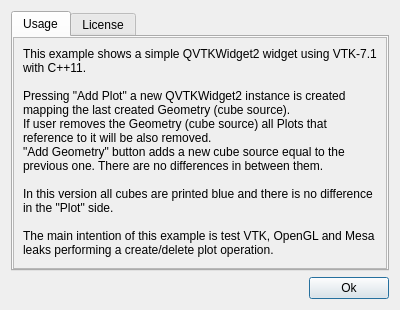
<?xml version="1.0" encoding="UTF-8"?>
<ui version="4.0">
 <class>AboutDialog</class>
 <widget class="QDialog" name="AboutDialog">
  <property name="geometry">
   <rect>
    <x>0</x>
    <y>0</y>
    <width>400</width>
    <height>310</height>
   </rect>
  </property>
  <property name="sizePolicy">
   <sizepolicy hsizetype="Fixed" vsizetype="Fixed">
    <horstretch>0</horstretch>
    <verstretch>0</verstretch>
   </sizepolicy>
  </property>
  <property name="windowTitle">
   <string>About</string>
  </property>
  <layout class="QVBoxLayout" name="verticalLayout">
   <item>
    <widget class="QTabWidget" name="tabWidget">
     <property name="currentIndex">
      <number>0</number>
     </property>
     <widget class="QWidget" name="tab">
      <attribute name="title">
       <string>Usage</string>
      </attribute>
      <layout class="QVBoxLayout" name="verticalLayout_5">
       <property name="leftMargin">
        <number>0</number>
       </property>
       <property name="topMargin">
        <number>0</number>
       </property>
       <property name="rightMargin">
        <number>0</number>
       </property>
       <property name="bottomMargin">
        <number>0</number>
       </property>
       <item>
        <widget class="QScrollArea" name="scrollArea_2">
         <property name="widgetResizable">
          <bool>true</bool>
         </property>
         <widget class="QWidget" name="scrollAreaWidgetContents_2">
          <property name="geometry">
           <rect>
            <x>0</x>
            <y>0</y>
            <width>362</width>
            <height>270</height>
           </rect>
          </property>
          <layout class="QVBoxLayout" name="verticalLayout_2">
           <item>
            <widget class="QLabel" name="label">
             <property name="text">
              <string>This example shows a simple QVTKWidget2 widget using VTK-7.1 with C++11.

Pressing &quot;Add Plot&quot; a new QVTKWidget2 instance is created mapping the last created Geometry (cube source).
If user removes the Geometry (cube source) all Plots that reference to it will be also removed.
&quot;Add Geometry&quot; button adds a new cube source equal to the previous one. There are no differences in between them.

In this version all cubes are printed blue and there is no difference in the &quot;Plot&quot; side.

The main intention of this example is test VTK, OpenGL and Mesa leaks performing a create/delete plot operation.</string>
             </property>
             <property name="alignment">
              <set>Qt::AlignLeading|Qt::AlignLeft|Qt::AlignTop</set>
             </property>
             <property name="wordWrap">
              <bool>true</bool>
             </property>
            </widget>
           </item>
          </layout>
         </widget>
        </widget>
       </item>
      </layout>
     </widget>
     <widget class="QWidget" name="tab_2">
      <attribute name="title">
       <string>License</string>
      </attribute>
      <layout class="QVBoxLayout" name="verticalLayout_4">
       <property name="leftMargin">
        <number>0</number>
       </property>
       <property name="topMargin">
        <number>0</number>
       </property>
       <property name="rightMargin">
        <number>0</number>
       </property>
       <property name="bottomMargin">
        <number>0</number>
       </property>
       <item>
        <widget class="QScrollArea" name="scrollArea">
         <property name="widgetResizable">
          <bool>true</bool>
         </property>
         <widget class="QWidget" name="scrollAreaWidgetContents">
          <property name="geometry">
           <rect>
            <x>0</x>
            <y>0</y>
            <width>362</width>
            <height>438</height>
           </rect>
          </property>
          <layout class="QVBoxLayout" name="verticalLayout_3">
           <item>
            <widget class="QLabel" name="label_2">
             <property name="text">
              <string>Simple Qt4/VTK Viewer.
A basic example of the usage of QVTKWidget2 in Qt4 and VTK7.1 with C++11

Copyright 2017 Edson Contreras

Permission is hereby granted, free of charge, to any person obtaining a copy of this software and associated documentation files (the &quot;Software&quot;), to deal in the Software without restriction, including without limitation the rights to use, copy, modify, merge, publish, distribute, sublicense, and/or sell copies of the Software, and to permit persons to whom the Software is furnished to do so, subject to the following conditions:

The above copyright notice and this permission notice shall be included in all copies or substantial portions of the Software.

THE SOFTWARE IS PROVIDED &quot;AS IS&quot;, WITHOUT WARRANTY OF ANY KIND, EXPRESS OR IMPLIED, INCLUDING BUT NOT LIMITED TO THE WARRANTIES OF MERCHANTABILITY, FITNESS FOR A PARTICULAR PURPOSE AND NONINFRINGEMENT. IN NO EVENT SHALL THE AUTHORS OR COPYRIGHT HOLDERS BE LIABLE FOR ANY CLAIM, DAMAGES OR OTHER LIABILITY, WHETHER IN AN ACTION OF CONTRACT, TORT OR OTHERWISE, ARISING FROM, OUT OF OR IN CONNECTION WITH THE SOFTWARE OR THE USE OR OTHER DEALINGS IN THE SOFTWARE.</string>
             </property>
             <property name="alignment">
              <set>Qt::AlignLeading|Qt::AlignLeft|Qt::AlignTop</set>
             </property>
             <property name="wordWrap">
              <bool>true</bool>
             </property>
            </widget>
           </item>
          </layout>
         </widget>
        </widget>
       </item>
      </layout>
     </widget>
    </widget>
   </item>
   <item>
    <layout class="QHBoxLayout" name="horizontalLayout">
     <item>
      <spacer name="horizontalSpacer">
       <property name="orientation">
        <enum>Qt::Horizontal</enum>
       </property>
       <property name="sizeHint" stdset="0">
        <size>
         <width>40</width>
         <height>20</height>
        </size>
       </property>
      </spacer>
     </item>
     <item>
      <widget class="QPushButton" name="pushButton">
       <property name="text">
        <string>Ok</string>
       </property>
      </widget>
     </item>
    </layout>
   </item>
  </layout>
 </widget>
 <resources/>
 <connections>
  <connection>
   <sender>pushButton</sender>
   <signal>clicked()</signal>
   <receiver>AboutDialog</receiver>
   <slot>accept()</slot>
   <hints>
    <hint type="sourcelabel">
     <x>328</x>
     <y>292</y>
    </hint>
    <hint type="destinationlabel">
     <x>236</x>
     <y>284</y>
    </hint>
   </hints>
  </connection>
 </connections>
</ui>
